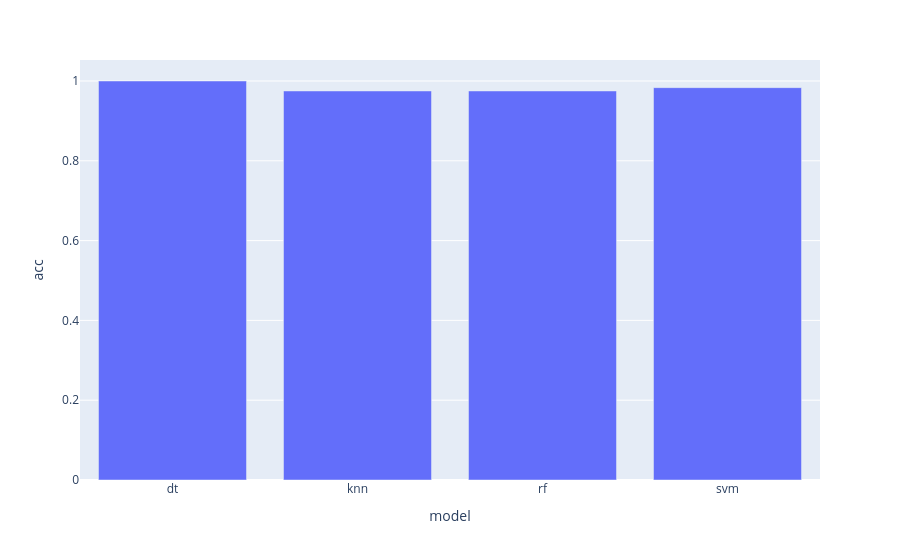

Source (notebook cell):
### Code cell
ps.bar(data_frame=result,x="model",y="acc")

### Figure 1 — Plotly figure (JSON) as saved in the notebook; plotly's stock layout.template omitted (floating-point values rounded to 4 significant figures)
{"data": [{"hovertemplate": "model=%{x}<br>acc=%{y}<extra></extra>", "legendgroup": "", "marker": {"color": "#636efa", "pattern": {"shape": ""}}, "name": "", "orientation": "v", "showlegend": false, "textposition": "auto", "type": "bar", "x": ["dt", "knn", "rf", "svm"], "xaxis": "x", "y": [1.0, 0.975, 0.975, 0.9833], "yaxis": "y"}], "layout": {"barmode": "relative", "legend": {"tracegroupgap": 0}, "margin": {"t": 60}, "xaxis": {"anchor": "y", "domain": [0, 1], "title": {"text": "model"}}, "yaxis": {"anchor": "x", "domain": [0, 1], "title": {"text": "acc"}}}}
